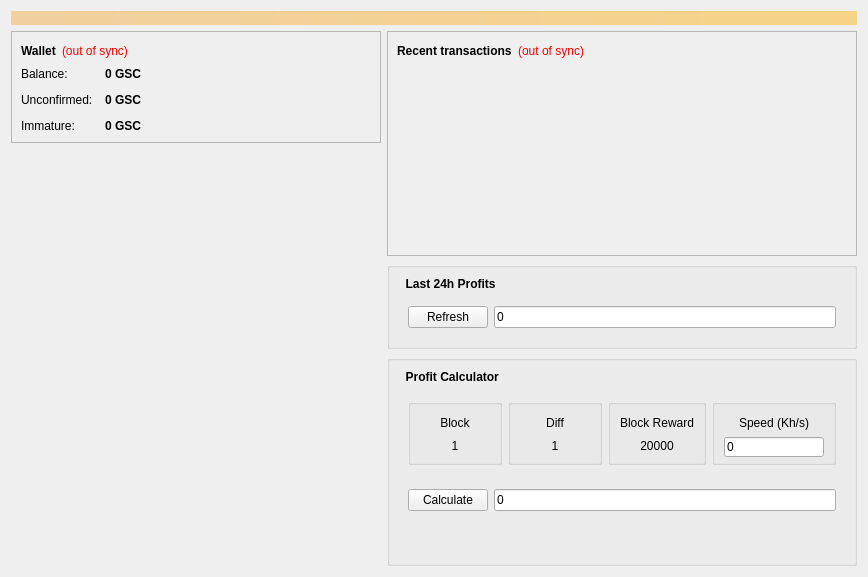
<?xml version="1.0" encoding="UTF-8"?>
<ui version="4.0">
 <class>OverviewPage</class>
 <widget class="QWidget" name="OverviewPage">
  <property name="geometry">
   <rect>
    <x>0</x>
    <y>0</y>
    <width>868</width>
    <height>577</height>
   </rect>
  </property>
  <property name="windowTitle">
   <string>Form</string>
  </property>
  <layout class="QVBoxLayout" name="topLayout">
   <item>
    <widget class="QLabel" name="labelAlerts">
     <property name="visible">
      <bool>false</bool>
     </property>
     <property name="styleSheet">
      <string notr="true">background-color: qlineargradient(x1: 0, y1: 0, x2: 1, y2: 0, stop:0 #F0D0A0, stop:1 #F8D488); color:#000000;</string>
     </property>
     <property name="wordWrap">
      <bool>true</bool>
     </property>
     <property name="margin">
      <number>3</number>
     </property>
    </widget>
   </item>
   <item>
    <layout class="QHBoxLayout" name="horizontalLayout" stretch="1,0">
     <item>
      <layout class="QVBoxLayout" name="verticalLayout_2">
       <item>
        <widget class="QFrame" name="frame">
         <property name="frameShape">
          <enum>QFrame::StyledPanel</enum>
         </property>
         <property name="frameShadow">
          <enum>QFrame::Raised</enum>
         </property>
         <layout class="QVBoxLayout" name="verticalLayout_4">
          <item>
           <layout class="QHBoxLayout" name="horizontalLayout_4">
            <item>
             <widget class="QLabel" name="label_5">
              <property name="font">
               <font>
                <weight>75</weight>
                <bold>true</bold>
               </font>
              </property>
              <property name="text">
               <string>Wallet</string>
              </property>
             </widget>
            </item>
            <item>
             <widget class="QLabel" name="labelWalletStatus">
              <property name="toolTip">
               <string>The displayed information may be out of date. Your wallet automatically synchronizes with the MaxCoin network after a connection is established, but this process has not completed yet.</string>
              </property>
              <property name="styleSheet">
               <string notr="true">QLabel { color: red; }</string>
              </property>
              <property name="text">
               <string notr="true">(out of sync)</string>
              </property>
              <property name="alignment">
               <set>Qt::AlignLeading|Qt::AlignLeft|Qt::AlignVCenter</set>
              </property>
             </widget>
            </item>
            <item>
             <spacer name="horizontalSpacer_2">
              <property name="orientation">
               <enum>Qt::Horizontal</enum>
              </property>
              <property name="sizeHint" stdset="0">
               <size>
                <width>40</width>
                <height>20</height>
               </size>
              </property>
             </spacer>
            </item>
           </layout>
          </item>
          <item>
           <layout class="QFormLayout" name="formLayout_2">
            <property name="fieldGrowthPolicy">
             <enum>QFormLayout::AllNonFixedFieldsGrow</enum>
            </property>
            <property name="horizontalSpacing">
             <number>12</number>
            </property>
            <property name="verticalSpacing">
             <number>12</number>
            </property>
            <item row="0" column="0">
             <widget class="QLabel" name="label">
              <property name="text">
               <string>Balance:</string>
              </property>
             </widget>
            </item>
            <item row="0" column="1">
             <widget class="QLabel" name="labelBalance">
              <property name="font">
               <font>
                <weight>75</weight>
                <bold>true</bold>
               </font>
              </property>
              <property name="cursor">
               <cursorShape>IBeamCursor</cursorShape>
              </property>
              <property name="toolTip">
               <string>Your current balance</string>
              </property>
              <property name="text">
               <string notr="true">0 GSC</string>
              </property>
              <property name="textInteractionFlags">
               <set>Qt::LinksAccessibleByMouse|Qt::TextSelectableByKeyboard|Qt::TextSelectableByMouse</set>
              </property>
             </widget>
            </item>
            <item row="1" column="0">
             <widget class="QLabel" name="label_3">
              <property name="text">
               <string>Unconfirmed:</string>
              </property>
             </widget>
            </item>
            <item row="1" column="1">
             <widget class="QLabel" name="labelUnconfirmed">
              <property name="font">
               <font>
                <weight>75</weight>
                <bold>true</bold>
               </font>
              </property>
              <property name="cursor">
               <cursorShape>IBeamCursor</cursorShape>
              </property>
              <property name="toolTip">
               <string>Total of transactions that have yet to be confirmed, and do not yet count toward the current balance</string>
              </property>
              <property name="text">
               <string notr="true">0 GSC</string>
              </property>
              <property name="textInteractionFlags">
               <set>Qt::LinksAccessibleByMouse|Qt::TextSelectableByKeyboard|Qt::TextSelectableByMouse</set>
              </property>
             </widget>
            </item>
            <item row="2" column="0">
             <widget class="QLabel" name="labelImmatureText">
              <property name="text">
               <string>Immature:</string>
              </property>
             </widget>
            </item>
            <item row="2" column="1">
             <widget class="QLabel" name="labelImmature">
              <property name="font">
               <font>
                <weight>75</weight>
                <bold>true</bold>
               </font>
              </property>
              <property name="toolTip">
               <string>Mined balance that has not yet matured</string>
              </property>
              <property name="text">
               <string notr="true">0 GSC</string>
              </property>
              <property name="textInteractionFlags">
               <set>Qt::LinksAccessibleByMouse|Qt::TextSelectableByKeyboard|Qt::TextSelectableByMouse</set>
              </property>
             </widget>
            </item>
           </layout>
          </item>
         </layout>
        </widget>
       </item>
       <item>
        <spacer name="verticalSpacer">
         <property name="orientation">
          <enum>Qt::Vertical</enum>
         </property>
         <property name="sizeHint" stdset="0">
          <size>
           <width>20</width>
           <height>40</height>
          </size>
         </property>
        </spacer>
       </item>
       <item>
        <widget class="QLabel" name="label_2">
         <property name="layoutDirection">
          <enum>Qt::LeftToRight</enum>
         </property>
         <property name="text">
          <string/>
         </property>
         <property name="pixmap">
          <pixmap resource="../bitcoin.qrc">:/icons/bitcoin</pixmap>
         </property>
         <property name="alignment">
          <set>Qt::AlignBottom|Qt::AlignHCenter</set>
         </property>
        </widget>
       </item>
       <item>
        <spacer name="verticalSpacer_3">
         <property name="orientation">
          <enum>Qt::Vertical</enum>
         </property>
         <property name="sizeHint" stdset="0">
          <size>
           <width>20</width>
           <height>40</height>
          </size>
         </property>
        </spacer>
       </item>
      </layout>
     </item>
     <item>
      <layout class="QVBoxLayout" name="verticalLayout_3">
       <item>
        <widget class="QFrame" name="frame_2">
         <property name="frameShape">
          <enum>QFrame::StyledPanel</enum>
         </property>
         <property name="frameShadow">
          <enum>QFrame::Raised</enum>
         </property>
         <layout class="QVBoxLayout" name="verticalLayout">
          <item>
           <layout class="QHBoxLayout" name="horizontalLayout_2">
            <item>
             <widget class="QLabel" name="label_4">
              <property name="text">
               <string>&lt;b&gt;Recent transactions&lt;/b&gt;</string>
              </property>
             </widget>
            </item>
            <item>
             <widget class="QLabel" name="labelTransactionsStatus">
              <property name="toolTip">
               <string>The displayed information may be out of date. Your wallet automatically synchronizes with the MaxCoin network after a connection is established, but this process has not completed yet.</string>
              </property>
              <property name="styleSheet">
               <string notr="true">QLabel { color: red; }</string>
              </property>
              <property name="text">
               <string notr="true">(out of sync)</string>
              </property>
              <property name="alignment">
               <set>Qt::AlignRight|Qt::AlignTrailing|Qt::AlignVCenter</set>
              </property>
             </widget>
            </item>
            <item>
             <spacer name="horizontalSpacer">
              <property name="orientation">
               <enum>Qt::Horizontal</enum>
              </property>
              <property name="sizeHint" stdset="0">
               <size>
                <width>40</width>
                <height>20</height>
               </size>
              </property>
             </spacer>
            </item>
           </layout>
          </item>
          <item>
           <widget class="QListView" name="listTransactions">
            <property name="styleSheet">
             <string notr="true">QListView { background: transparent; }</string>
            </property>
            <property name="frameShape">
             <enum>QFrame::NoFrame</enum>
            </property>
            <property name="verticalScrollBarPolicy">
             <enum>Qt::ScrollBarAlwaysOff</enum>
            </property>
            <property name="horizontalScrollBarPolicy">
             <enum>Qt::ScrollBarAlwaysOff</enum>
            </property>
            <property name="selectionMode">
             <enum>QAbstractItemView::NoSelection</enum>
            </property>
           </widget>
          </item>
         </layout>
        </widget>
       </item>
       <item>
        <widget class="QGroupBox" name="verticalGroupBox">
         <layout class="QVBoxLayout" name="verticalLayout_9">
          <item>
           <widget class="QLabel" name="label_6">
            <property name="enabled">
             <bool>true</bool>
            </property>
            <property name="font">
             <font>
              <weight>75</weight>
              <bold>true</bold>
             </font>
            </property>
            <property name="text">
             <string>  Last 24h Profits</string>
            </property>
           </widget>
          </item>
          <item>
           <widget class="QFrame" name="horizontalFrame">
            <property name="minimumSize">
             <size>
              <width>0</width>
              <height>0</height>
             </size>
            </property>
            <layout class="QHBoxLayout" name="horizontalLayout_7">
             <item>
              <widget class="QPushButton" name="btnc24hProfits">
               <property name="text">
                <string>Refresh</string>
               </property>
               <property name="checkable">
                <bool>false</bool>
               </property>
              </widget>
             </item>
             <item>
              <widget class="QLineEdit" name="ln24hProfits">
               <property name="text">
                <string>0</string>
               </property>
               <property name="readOnly">
                <bool>true</bool>
               </property>
              </widget>
             </item>
            </layout>
           </widget>
          </item>
         </layout>
        </widget>
       </item>
       <item>
        <widget class="QGroupBox" name="verticalGroupBox">
         <layout class="QVBoxLayout" name="verticalLayout_10">
          <item>
           <widget class="QLabel" name="label_14">
            <property name="font">
             <font>
              <weight>75</weight>
              <bold>true</bold>
             </font>
            </property>
            <property name="text">
             <string>  Profit Calculator</string>
            </property>
           </widget>
          </item>
          <item>
           <widget class="QFrame" name="horizontalFrame">
            <property name="sizePolicy">
             <sizepolicy hsizetype="Fixed" vsizetype="Fixed">
              <horstretch>0</horstretch>
              <verstretch>0</verstretch>
             </sizepolicy>
            </property>
            <property name="minimumSize">
             <size>
              <width>0</width>
              <height>80</height>
             </size>
            </property>
            <layout class="QHBoxLayout" name="horizontalLayout_6">
             <item>
              <widget class="QGroupBox" name="verticalGroupBox">
               <property name="minimumSize">
                <size>
                 <width>70</width>
                 <height>0</height>
                </size>
               </property>
               <layout class="QVBoxLayout" name="verticalLayout_5">
                <item>
                 <widget class="QLabel" name="label_8">
                  <property name="sizePolicy">
                   <sizepolicy hsizetype="Expanding" vsizetype="Preferred">
                    <horstretch>0</horstretch>
                    <verstretch>0</verstretch>
                   </sizepolicy>
                  </property>
                  <property name="minimumSize">
                   <size>
                    <width>70</width>
                    <height>17</height>
                   </size>
                  </property>
                  <property name="layoutDirection">
                   <enum>Qt::LeftToRight</enum>
                  </property>
                  <property name="text">
                   <string>Block</string>
                  </property>
                  <property name="alignment">
                   <set>Qt::AlignCenter</set>
                  </property>
                 </widget>
                </item>
                <item>
                 <widget class="QLabel" name="lbCalcBlock">
                  <property name="minimumSize">
                   <size>
                    <width>0</width>
                    <height>17</height>
                   </size>
                  </property>
                  <property name="text">
                   <string>1</string>
                  </property>
                  <property name="alignment">
                   <set>Qt::AlignCenter</set>
                  </property>
                 </widget>
                </item>
               </layout>
              </widget>
             </item>
             <item>
              <widget class="QGroupBox" name="verticalGroupBox">
               <property name="minimumSize">
                <size>
                 <width>70</width>
                 <height>0</height>
                </size>
               </property>
               <layout class="QVBoxLayout" name="verticalLayout_6">
                <item>
                 <widget class="QLabel" name="label_7">
                  <property name="sizePolicy">
                   <sizepolicy hsizetype="Expanding" vsizetype="Preferred">
                    <horstretch>0</horstretch>
                    <verstretch>0</verstretch>
                   </sizepolicy>
                  </property>
                  <property name="minimumSize">
                   <size>
                    <width>70</width>
                    <height>17</height>
                   </size>
                  </property>
                  <property name="text">
                   <string>Diff</string>
                  </property>
                  <property name="alignment">
                   <set>Qt::AlignCenter</set>
                  </property>
                 </widget>
                </item>
                <item>
                 <widget class="QLabel" name="lbCalcDiff">
                  <property name="minimumSize">
                   <size>
                    <width>0</width>
                    <height>17</height>
                   </size>
                  </property>
                  <property name="text">
                   <string>1</string>
                  </property>
                  <property name="alignment">
                   <set>Qt::AlignCenter</set>
                  </property>
                 </widget>
                </item>
               </layout>
              </widget>
             </item>
             <item>
              <widget class="QGroupBox" name="verticalGroupBox">
               <property name="minimumSize">
                <size>
                 <width>70</width>
                 <height>0</height>
                </size>
               </property>
               <layout class="QVBoxLayout" name="verticalLayout_8">
                <item>
                 <widget class="QLabel" name="label_11">
                  <property name="sizePolicy">
                   <sizepolicy hsizetype="Expanding" vsizetype="Preferred">
                    <horstretch>0</horstretch>
                    <verstretch>0</verstretch>
                   </sizepolicy>
                  </property>
                  <property name="minimumSize">
                   <size>
                    <width>70</width>
                    <height>17</height>
                   </size>
                  </property>
                  <property name="text">
                   <string>Block Reward</string>
                  </property>
                  <property name="alignment">
                   <set>Qt::AlignCenter</set>
                  </property>
                 </widget>
                </item>
                <item>
                 <widget class="QLabel" name="lbCalcBlockRW">
                  <property name="minimumSize">
                   <size>
                    <width>0</width>
                    <height>17</height>
                   </size>
                  </property>
                  <property name="text">
                   <string>20000</string>
                  </property>
                  <property name="alignment">
                   <set>Qt::AlignCenter</set>
                  </property>
                 </widget>
                </item>
               </layout>
              </widget>
             </item>
             <item>
              <widget class="QGroupBox" name="verticalGroupBox">
               <layout class="QVBoxLayout" name="verticalLayout_7">
                <item>
                 <widget class="QLabel" name="label_13">
                  <property name="sizePolicy">
                   <sizepolicy hsizetype="Expanding" vsizetype="Preferred">
                    <horstretch>0</horstretch>
                    <verstretch>0</verstretch>
                   </sizepolicy>
                  </property>
                  <property name="minimumSize">
                   <size>
                    <width>0</width>
                    <height>17</height>
                   </size>
                  </property>
                  <property name="text">
                   <string>Speed (Kh/s)</string>
                  </property>
                  <property name="alignment">
                   <set>Qt::AlignCenter</set>
                  </property>
                 </widget>
                </item>
                <item>
                 <widget class="QLineEdit" name="lnCalcSpeed">
                  <property name="minimumSize">
                   <size>
                    <width>0</width>
                    <height>20</height>
                   </size>
                  </property>
                  <property name="maximumSize">
                   <size>
                    <width>100</width>
                    <height>16777215</height>
                   </size>
                  </property>
                  <property name="inputMethodHints">
                   <set>Qt::ImhDigitsOnly|Qt::ImhNoAutoUppercase</set>
                  </property>
                  <property name="text">
                   <string>0</string>
                  </property>
                 </widget>
                </item>
               </layout>
              </widget>
             </item>
            </layout>
           </widget>
          </item>
          <item>
           <widget class="QFrame" name="horizontalFrame">
            <property name="minimumSize">
             <size>
              <width>0</width>
              <height>0</height>
             </size>
            </property>
            <layout class="QHBoxLayout" name="horizontalLayout_8">
             <item>
              <widget class="QPushButton" name="btcCalc">
               <property name="maximumSize">
                <size>
                 <width>80</width>
                 <height>16777215</height>
                </size>
               </property>
               <property name="text">
                <string>Calculate</string>
               </property>
              </widget>
             </item>
             <item>
              <widget class="QLineEdit" name="lnCalcProfit">
               <property name="text">
                <string>0</string>
               </property>
               <property name="readOnly">
                <bool>true</bool>
               </property>
              </widget>
             </item>
            </layout>
           </widget>
          </item>
          <item>
           <spacer name="verticalSpacer_2">
            <property name="orientation">
             <enum>Qt::Vertical</enum>
            </property>
            <property name="sizeHint" stdset="0">
             <size>
              <width>20</width>
              <height>40</height>
             </size>
            </property>
           </spacer>
          </item>
         </layout>
        </widget>
       </item>
      </layout>
     </item>
    </layout>
   </item>
  </layout>
 </widget>
 <resources>
  <include location="../bitcoin.qrc"/>
 </resources>
 <connections/>
</ui>
